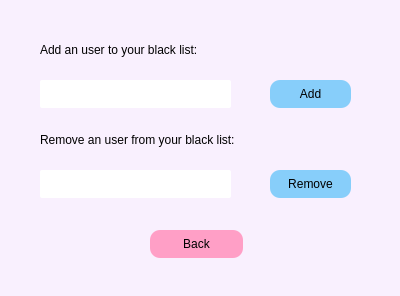
<?xml version="1.0" encoding="UTF-8"?>
<ui version="4.0">
 <class>blacklist</class>
 <widget class="QDialog" name="blacklist">
  <property name="geometry">
   <rect>
    <x>0</x>
    <y>0</y>
    <width>400</width>
    <height>296</height>
   </rect>
  </property>
  <property name="windowTitle">
   <string>Dialog</string>
  </property>
  <property name="styleSheet">
   <string notr="true">QDialog {
	background-color:#f9f0fe;
}</string>
  </property>
  <widget class="QLabel" name="usrLabel">
   <property name="geometry">
    <rect>
     <x>40</x>
     <y>40</y>
     <width>221</width>
     <height>20</height>
    </rect>
   </property>
   <property name="styleSheet">
    <string notr="true">QLabel { font-family: &quot;Microsoft YaHei&quot;; }</string>
   </property>
   <property name="text">
    <string>Add an user to your black list:</string>
   </property>
  </widget>
  <widget class="QLineEdit" name="blackEdit">
   <property name="geometry">
    <rect>
     <x>40</x>
     <y>80</y>
     <width>191</width>
     <height>28</height>
    </rect>
   </property>
   <property name="font">
    <font>
     <family>Microsoft YaHei</family>
     <pointsize>9</pointsize>
    </font>
   </property>
   <property name="styleSheet">
    <string notr="true">QLineEdit { 
	font-family: &quot;Microsoft YaHei&quot;; 
	padding: 2px;
	border-radius: 2px;
	border: 1px, solid #000000;
}
QLineEdit:hover {
	border: 1px solid #34495E;
}</string>
   </property>
   <property name="text">
    <string/>
   </property>
   <property name="placeholderText">
    <string/>
   </property>
  </widget>
  <widget class="QLineEdit" name="whiteEdit">
   <property name="geometry">
    <rect>
     <x>40</x>
     <y>170</y>
     <width>191</width>
     <height>28</height>
    </rect>
   </property>
   <property name="styleSheet">
    <string notr="true">QLineEdit { 
	font-family: &quot;Microsoft YaHei&quot;; 
	padding: 2px;
	border-radius: 2px;
	border: 1px, solid #000000;
}
QLineEdit:hover {
	border: 1px solid #34495E;
}</string>
   </property>
   <property name="text">
    <string/>
   </property>
   <property name="placeholderText">
    <string/>
   </property>
  </widget>
  <widget class="QLabel" name="usrLabel_2">
   <property name="geometry">
    <rect>
     <x>40</x>
     <y>130</y>
     <width>291</width>
     <height>20</height>
    </rect>
   </property>
   <property name="styleSheet">
    <string notr="true">QLabel { font-family: &quot;Microsoft YaHei&quot;; }</string>
   </property>
   <property name="text">
    <string>Remove an user from your black list:</string>
   </property>
  </widget>
  <widget class="QPushButton" name="exitBtn">
   <property name="geometry">
    <rect>
     <x>150</x>
     <y>230</y>
     <width>93</width>
     <height>28</height>
    </rect>
   </property>
   <property name="styleSheet">
    <string notr="true">QPushButton { 
	background-color: rgb(255, 159, 198); 
	border-radius: 10px; color: rgb(0, 0, 0); 
	font-family: &quot;Microsoft YaHei&quot; } 
QPushButton:hover { 
	background-color: rgb(255, 133, 166); 
}</string>
   </property>
   <property name="text">
    <string>Back</string>
   </property>
  </widget>
  <widget class="QPushButton" name="addBtn">
   <property name="geometry">
    <rect>
     <x>270</x>
     <y>80</y>
     <width>81</width>
     <height>28</height>
    </rect>
   </property>
   <property name="styleSheet">
    <string notr="true">QPushButton {
	background-color: #87CEFA;
	border-radius: 10px; 
	color: rgb(0, 0, 0); 
	font-family: &quot;Microsoft YaHei&quot; 
} 
QPushButton:hover { 
	background-color: #00BFFF; 
}</string>
   </property>
   <property name="text">
    <string>Add</string>
   </property>
  </widget>
  <widget class="QPushButton" name="removeBtn">
   <property name="geometry">
    <rect>
     <x>270</x>
     <y>170</y>
     <width>81</width>
     <height>28</height>
    </rect>
   </property>
   <property name="styleSheet">
    <string notr="true">QPushButton {
	background-color: #87CEFA;
	border-radius: 10px; 
	color: rgb(0, 0, 0); 
	font-family: &quot;Microsoft YaHei&quot; 
} 
QPushButton:hover { 
	background-color: #00BFFF; 
}</string>
   </property>
   <property name="text">
    <string>Remove</string>
   </property>
  </widget>
 </widget>
 <resources/>
 <connections>
  <connection>
   <sender>exitBtn</sender>
   <signal>clicked()</signal>
   <receiver>blacklist</receiver>
   <slot>close()</slot>
   <hints>
    <hint type="sourcelabel">
     <x>626</x>
     <y>203</y>
    </hint>
    <hint type="destinationlabel">
     <x>199</x>
     <y>138</y>
    </hint>
   </hints>
  </connection>
 </connections>
</ui>
